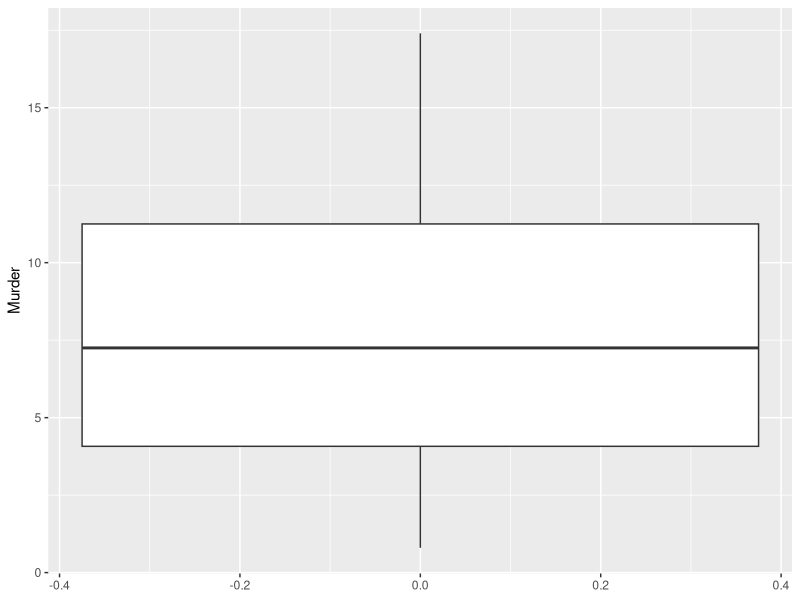

Reproduce this figure in R.
# tipos de datos basicos
datos <- USArrests

library(tidyverse)

grafico <- datos |>
  ggplot() +
  aes(y=Murder) +
  geom_boxplot()

grafico
